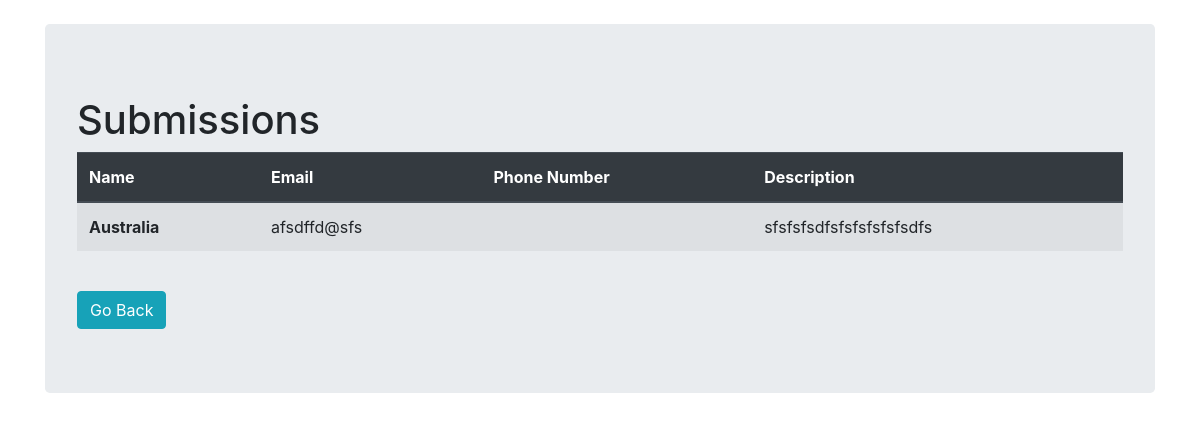
/submissions, run on an earlier commit of the app's database.
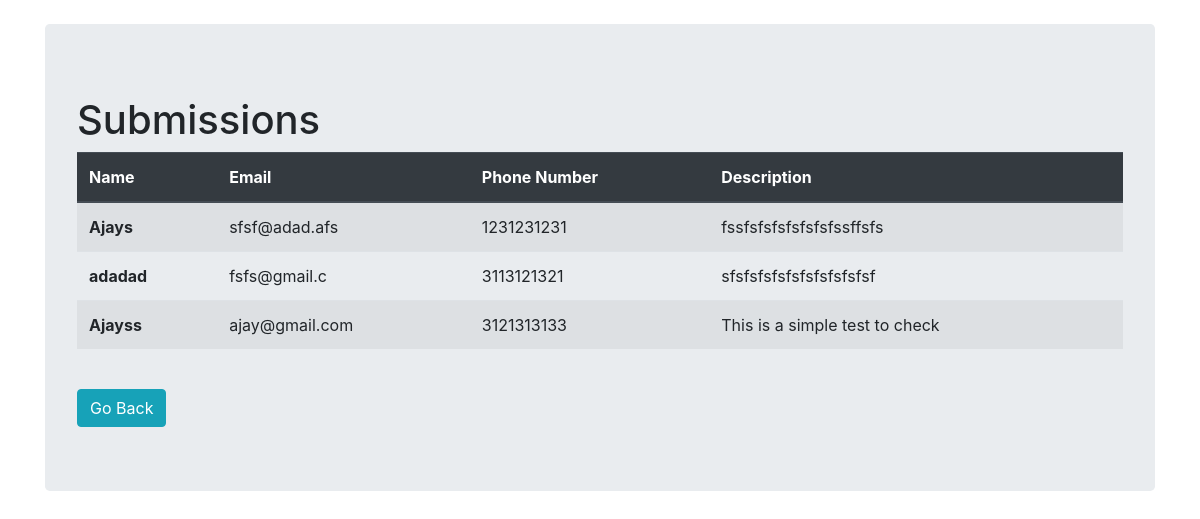
And on a later commit of the database.
### contactus/models.py (models this page shows, shortened)
class Contact(models.Model):
    name = models.CharField(max_length=100)
    email = models.EmailField(max_length=100)
    phone = models.CharField(null=True, blank=True, max_length=10)
    description = models.CharField(max_length=200)

### contactus/views.py (the view)
# urls.py: path('submissions', views.submissions_view, name='submissions'),
def submissions_view(request):
    contacts = Contact.objects.all()
    return render(request, 'submissions.html', {'contacts': contacts})

### templates/submissions.html (shortened to what this page needs)
{% load static %}
<!DOCTYPE html>
<html lang="en">
  <head>
    <link rel="stylesheet" href="{%static 'styles.css'%}" />
    <link
      rel="stylesheet"
      href="https://cdn.jsdelivr.net/npm/bootstrap@4.5.3/dist/css/bootstrap.min.css"
    />
  </head>
  <body>
    <div class="container">
      <div class="jumbotron mt-4">
        <h1 class="mt-2">Submissions</h1>
        <table id="s-table" class="table table-striped">
          <thead class="thead-dark">
            <tr>
              <th scope="col">Name</th>
              <th scope="col">Email</th>
              <th scope="col">Phone Number</th>
              <th scope="col">Description</th>
            </tr>
          </thead>
          <tbody>
            {% for contact in contacts %}
            <tr>
              <th scope="row">{{contact.name}}</th>
              <td>{{contact.email}}</td>
              <td>{{contact.phone}}</td>
              <td>{{contact.description}}</td>
            </tr>
            {% endfor %}
          </tbody>
        </table>
        <br />
        <a href="{%url 'index'%}" class="btn btn-info">Go Back</a>
      </div>
    </div>
  </body>
</html>

What changed in the data, as far as the page shows it:
removed Contact: name "Australia", email "afsdffd@sfs", description "sfsfsfsdfsfsfsfsfsfsdfs"
added Contact: name "Ajays", email "sfsf@adad.afs", phone "1231231231", description "fssfsfsfsfsfsfsfssffsfs"
added Contact: name "adadad", email "fsfs@gmail.c", phone "3113121321", description "sfsfsfsfsfsfsfsfsfsfsf"
added Contact: name "Ajayss", email "ajay@gmail.com", phone "3121313133", description "This is a simple test to check"
